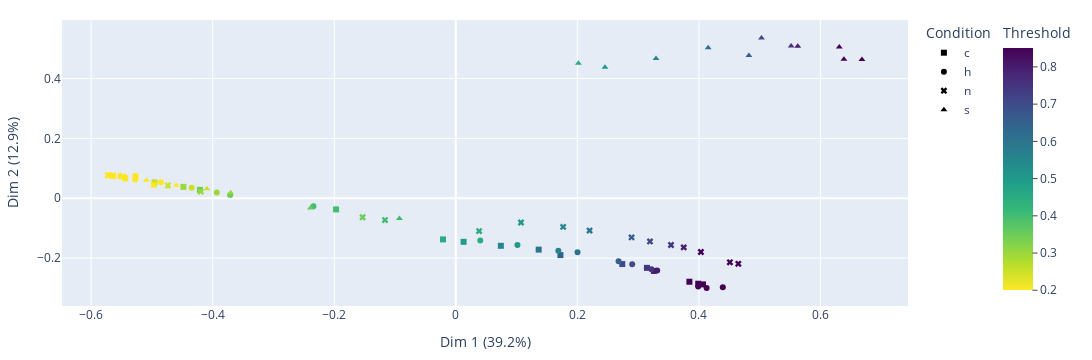

The code cell stored with this chart in its notebook:
### Code cell
mca = MCA(n_components=3, random_state=42)
components = mca.fit_transform(fastcore).to_numpy()

symbol_list = [e.split("_")[0][0] for e in fastcore.index.tolist()]
symbols = ['square', 'circle', 'x', 'triangle-up']
y = list(float(e.split("_")[-1]) for e in fastcore.index.tolist())
plot(components, y,
    f"Dim 1 ({round(mca.percentage_of_variance_[0],1)}%)",
    f"Dim 2 ({round(mca.percentage_of_variance_[1],1)}%)",
    os.path.join(RESULTS_PATH,"mca_3_fastcore_full_ng"),
    "Condition",
    symbol = symbol_list, symbol_sequence=symbols,
    color_continuous_scale=px.colors.sequential.Viridis_r,
    width=1200,
    range_color=[min(best_thresholds_set), max(best_thresholds_set)]
)

### Figure 1 — Plotly figure (JSON) as saved in the notebook; plotly's stock layout.template omitted (floating-point values rounded to 4 significant figures)
{"data": [{"hovertemplate": "symbol=c<br>x=%{x}<br>y=%{y}<br>color=%{marker.color}<extra></extra>", "legendgroup": "c", "marker": {"color": [0.05, 0.1, 0.15, 0.2, 0.25, 0.3, 0.35, 0.4, 0.45, 0.5, 0.55, 0.6, 0.65, 0.7, 0.75, 0.8, 0.85, 0.9, 0.95], "coloraxis": "coloraxis", "symbol": "square"}, "mode": "markers", "name": "c", "orientation": "v", "showlegend": true, "type": "scatter", "x": [-0.564, -0.564, -0.5438, -0.527, -0.4957, -0.4481, -0.421, -0.197, -0.02107, 0.0128, 0.07408, 0.1363, 0.1721, 0.2739, 0.3144, 0.3259, 0.3843, 0.3988, 0.4066], "xaxis": "x", "y": [0.07502, 0.07502, 0.06673, 0.07342, 0.05325, 0.03812, 0.02817, -0.0372, -0.1376, -0.1456, -0.1589, -0.1716, -0.1899, -0.22, -0.2326, -0.2429, -0.279, -0.2857, -0.2879], "yaxis": "y"}, {"hovertemplate": "symbol=h<br>x=%{x}<br>y=%{y}<br>color=%{marker.color}<extra></extra>", "legendgroup": "h", "marker": {"color": [0.05, 0.1, 0.15, 0.2, 0.25, 0.3, 0.35, 0.4, 0.45, 0.5, 0.55, 0.6, 0.65, 0.7, 0.75, 0.8, 0.85, 0.9, 0.95], "coloraxis": "coloraxis", "symbol": "circle"}, "mode": "markers", "name": "h", "orientation": "v", "showlegend": true, "type": "scatter", "x": [-0.5522, -0.5522, -0.5276, -0.4852, -0.4346, -0.3933, -0.3713, -0.2342, 0.04026, 0.1014, 0.1687, 0.2003, 0.2678, 0.2902, 0.3218, 0.3313, 0.3988, 0.4126, 0.4393], "xaxis": "x", "y": [0.07441, 0.07441, 0.06294, 0.05317, 0.03515, 0.01904, 0.01093, -0.02632, -0.1411, -0.1563, -0.1756, -0.1802, -0.2108, -0.2202, -0.2376, -0.2411, -0.2947, -0.2998, -0.2974], "yaxis": "y"}, {"hovertemplate": "symbol=n<br>x=%{x}<br>y=%{y}<br>color=%{marker.color}<extra></extra>", "legendgroup": "n", "marker": {"color": [0.05, 0.1, 0.15, 0.2, 0.25, 0.3, 0.35, 0.4, 0.45, 0.5, 0.55, 0.6, 0.65, 0.7, 0.75, 0.8, 0.85, 0.9, 0.95], "coloraxis": "coloraxis", "symbol": "x"}, "mode": "markers", "name": "n", "orientation": "v", "showlegend": true, "type": "scatter", "x": [-0.5722, -0.5722, -0.5474, -0.497, -0.4736, -0.4196, -0.1534, -0.1165, 0.03833, 0.1072, 0.1766, 0.2201, 0.2891, 0.3195, 0.354, 0.375, 0.4032, 0.4509, 0.4648], "xaxis": "x", "y": [0.07701, 0.07701, 0.07209, 0.04409, 0.0427, 0.02217, -0.06336, -0.07277, -0.1098, -0.08094, -0.09576, -0.1078, -0.1307, -0.1444, -0.1561, -0.1642, -0.1796, -0.214, -0.219], "yaxis": "y"}, {"hovertemplate": "symbol=s<br>x=%{x}<br>y=%{y}<br>color=%{marker.color}<extra></extra>", "legendgroup": "s", "marker": {"color": [0.05, 0.1, 0.15, 0.2, 0.25, 0.3, 0.35, 0.4, 0.45, 0.5, 0.55, 0.6, 0.65, 0.7, 0.75, 0.8, 0.85, 0.9, 0.95], "coloraxis": "coloraxis", "symbol": "triangle-up"}, "mode": "markers", "name": "s", "orientation": "v", "showlegend": true, "type": "scatter", "x": [-0.5671, -0.5671, -0.509, -0.4601, -0.4096, -0.3704, -0.2393, -0.09283, 0.2017, 0.2454, 0.3294, 0.4152, 0.4822, 0.5029, 0.5517, 0.5626, 0.6309, 0.6385, 0.6682], "xaxis": "x", "y": [0.07761, 0.07761, 0.06022, 0.04375, 0.03213, 0.01852, -0.03271, -0.06803, 0.4518, 0.4381, 0.4671, 0.5036, 0.4771, 0.5356, 0.509, 0.508, 0.5059, 0.4646, 0.4638], "yaxis": "y"}], "layout": {"coloraxis": {"cmax": 0.85, "cmin": 0.2, "colorbar": {"ticks": "outside", "title": {"text": "Threshold"}, "x": 1.1, "y": 1.02, "yanchor": "top"}, "colorscale": [[0, "#fde725"], [0.1111, "#b5de2b"], [0.2222, "#6ece58"], [0.3333, "#35b779"], [0.4444, "#1f9e89"], [0.5556, "#26828e"], [0.6667, "#31688e"], [0.7778, "#3e4989"], [0.8889, "#482878"], [1, "#440154"]]}, "height": 360, "legend": {"title": {"text": "Condition"}, "tracegroupgap": 0}, "margin": {"b": 20, "l": 20, "r": 20, "t": 20}, "width": 1200, "xaxis": {"anchor": "y", "autorange": true, "domain": [0, 1], "range": [-0.6473, 0.7434], "title": {"text": "Dim 1 (39.2%)"}, "type": "linear"}, "yaxis": {"anchor": "x", "autorange": true, "domain": [0, 1], "range": [-0.3601, 0.5959], "title": {"text": "Dim 2 (12.9%)"}, "type": "linear"}}}
